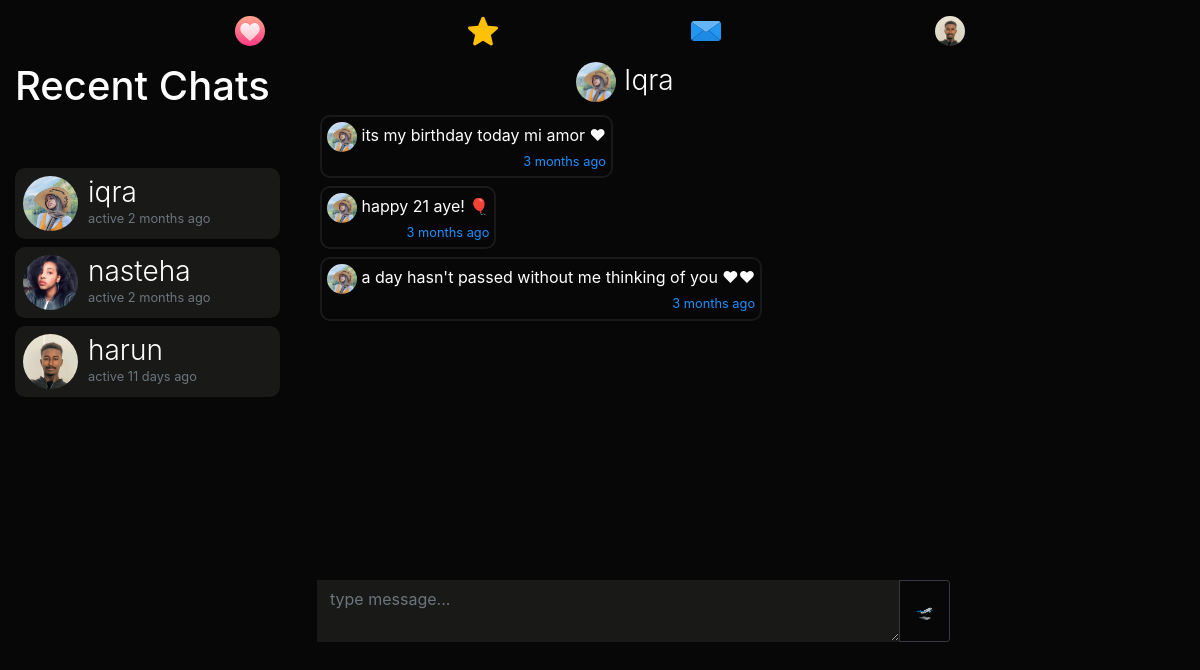
Page /m/iqra (signed in) on the earlier database version.
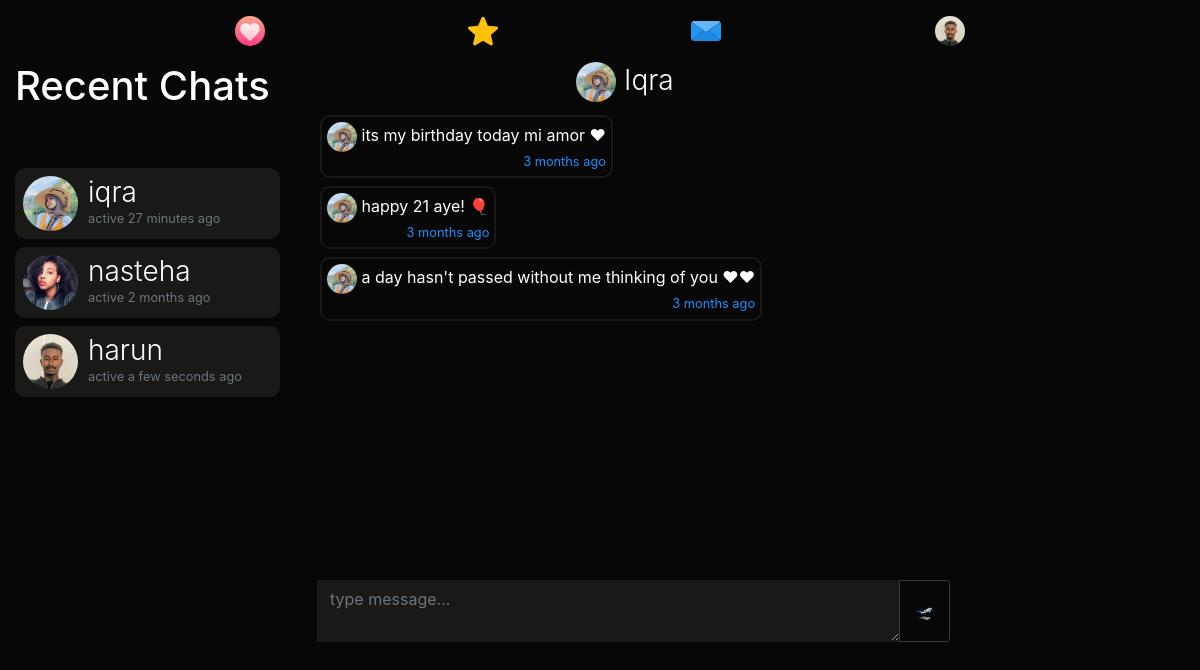
Same page on the later database version.
### dating/models.py (models this page shows, shortened)
class User(db.Model, UserMixin):
	id = db.Column(db.Integer, primary_key=True)
	username = db.Column(db.String(20), unique=True, nullable=False)
	email = db.Column(db.String(120), unique=True, nullable=True)
	dp = db.Column(db.String(20), nullable=False, default='default.jpg')
	dp2 = db.Column(db.String(20), nullable=False, default='flip.png')
	dp3 = db.Column(db.String(20), nullable=False, default='plane.png')
	password = db.Column(db.String(60), nullable=False)
	last_seen = db.Column(db.DateTime, default=datetime.utcnow)
	date_joined = db.Column(db.DateTime, nullable=False, default=datetime.utcnow)
	department = db.Column(db.String(20), nullable=False)
	student_number = db.Column(db.Integer(), unique=True, nullable=True)
	age = db.Column(db.DateTime, nullable=False)
	gender = db.Column(db.String(20), nullable=False)
	country = db.Column(db.String(20), default="Cyprus", nullable=True)
	bio = db.Column(db.String(120), nullable=True)
	private = db.Column(db.Boolean, default=False, nullable=False)
	snapchat = db.Column(db.String(20), default="snapchat", nullable=True)
	instagram = db.Column(db.String(20), default="instagram", nullable=True)
	followed = db.relationship(
		'User', secondary=followers,
		primaryjoin=(followers.c.follower_id == id),
		secondaryjoin=(followers.c.followed_id == id),
		backref=db.backref('followers', lazy='dynamic'), lazy='dynamic')
	messages_sent = db.relationship('Message',
									foreign_keys='Message.sender_id',
									backref='author', lazy='dynamic')
	messages_received = db.relationship('Message',
										foreign_keys='Message.recipient_id',
										backref='recipient', lazy='dynamic')
	last_message_read_time = db.Column(db.DateTime)
	def new_messages(self):
		last_read_time = self.last_message_read_time or datetime(1900, 1, 1)
		return Message.query.filter_by(recipient=self).filter(
			Message.timestamp > last_read_time).count()

class Message(db.Model):
	id = db.Column(db.Integer, primary_key=True)
	sender_id = db.Column(db.Integer, db.ForeignKey('user.id'))
	recipient_id = db.Column(db.Integer, db.ForeignKey('user.id'))
	body = db.Column(db.Text) #db.String(140)
	timestamp = db.Column(db.DateTime, index=True, default=datetime.utcnow)

### dating/routes.py (the view)
@app.route('/m/<recipient>', methods=['GET', 'POST'])
@login_required
def message(recipient):
	current_user.last_message_read_time = datetime.utcnow()
	db.session.commit()
	recipient = recipient.lower()
	user = User.query.filter_by(username=recipient).first_or_404()
	current_user.last_message_read_time = datetime.utcnow()
	db.session.commit()
	form = MessageForm()
	if form.validate_on_submit():
		msg = m(author=current_user, recipient=user, body=form.message.data)
		db.session.add(msg)
		db.session.commit()
		flash('Your message has been sent.', 'success')
		return redirect(url_for('message', recipient=recipient))
	sent = current_user.messages_sent.filter_by(recipient_id=user.id)
	received = current_user.messages_received.filter_by(sender_id=user.id)
	messages = sent.union(received).order_by(m.timestamp.asc())
	messages_received = current_user.messages_received.order_by(m.timestamp.desc())
	messages_sent = current_user.messages_sent.order_by(m.timestamp.desc())
	recent_chats = list()
	for message in messages_received:
		recent_chats.append(message.author)
	for message in messages_sent:
		recent_chats.append(message.recipient)
	recent_chats = list(dict.fromkeys(recent_chats))
	return render_template('send_message.html', recipient=recipient, title="Chat with " + recipient.title() , user=user, form=form, messages=messages, recent_chats=recent_chats)

### dating/forms.py
class MessageForm(FlaskForm):
    message = TextAreaField((''), validators=[DataRequired()]) #Length(min=0, max=140)
    submit = SubmitField('🛫')

### dating/models.py (called while the page is built)
@login_manager.user_loader
def load_user(user_id):
	return User.query.get(int(user_id))

### dating/routes.py (called while the page is built)
@app.before_request
def before_request():
	if current_user.is_authenticated:
		current_user.last_seen = datetime.utcnow()
		db.session.commit()

### dating/templates/send_message.html (shortened to what this page needs)
{% extends "layout.html" %}
{% block content %}
<div class="container-fluid">
  <div class="row">
    <div class="col-lg-3 d-none d-lg-block position-fixed">
       <h1>
        Recent Chats
         {% set new_messages = current_user.new_messages() %}<span id="message_count" class="badge badge-warning"style="visibility: {% if new_messages %}visible{% else %}hidden {% endif %};">{{ new_messages }}</span></a>
      </h1>
      <div style="overflow:auto;height:500px;padding-right:5px;">
      {% for person in recent_chats %}
      <a href="{{ url_for('message',recipient=person.username) }}" style="text-decoration:none;">
      <header class="mb-2">
        <img src="{{ url_for('static', filename='profile_pics/' + person.dp) }}" alt="default profile" class="profile-thumbnail">
        <div class="profile-name">
          <h3>{{person.username}}</h3>
          <small class="text-muted">active {{ moment(person.last_seen).fromNow() }}</small>
        </div>
      </header>
      </a>
      {% endfor %}
    </div>
</div>
    <div class="col-lg-7 offset-lg-3">
      <h3 style="text-align:center;margin-left:-50px;">
        <img src="{{ url_for('static', filename='profile_pics/' + user.dp) }}" alt="default profile" style="width:40px;height:40px;border-radius:50%;">
        <a href="{{url_for('user_posts', username=recipient)}}" style="color:#fff;">{{user.username.title()}}
           </a></h3>
           <div style="overflow-y:auto;height:460px;padding:5px;">
      {% for message in messages %}
          <p class="mb-2"
          style="
          {% if message.author == current_user%}
            text-align:left;padding:5px;border-radius:10px;display:inline-block;float:right;clear:both;max-width:75%;background:#191917;
          {%else%}
            text-align:left;padding:5px;border-radius:10px;display:inline-block;max-width:75%;border:2px solid #191917;
          {% endif %}">
          {% if message.author != current_user %}
          <img src="{{ url_for('static', filename='profile_pics/' + message.author.dp) }}" alt="profile pic" title="{{message.author.username.lower()}}" style="width:30px;height:30px;border-radius:50%">
          {% endif %}
          {{message.body | safe | urlize(40, target='_blank')}}
          <br>
          <small style="display:inline-block;float:right;">{{ moment(message.timestamp).fromNow() }}</small>
        </p>
        <br>
        {% endfor %}
        </div>
      <div class="post" style="background:none;padding:2px;width:95%;">
          <form method="POST" action="" enctype="multipart/form-data">
            <div class="input-group mt-2 mr-2" style="overflow:hidden">
              {% if form.message.errors %}
                {{ form.message(class="form-control border-0 rounded-0 resize-none dark-theme border border-dark", placeholder="type message...") }}
                <div class="invalid-feedback">
                  {% for error in form.message.errors %}
                    <span>{{ error }}</span>
                  {% endfor %}
                </div>
                  {% else %}
                    {{ form.message(class="form-control border-0 rounded-0 resize-none dark-theme border border-dark", placeholder="type message...") }}
                  {% endif %}
                  <div class="input-group-append">
                    {{ form.submit(class="btn btn-outline-dark btn-sm p-3") }}
                  </div>
              </div>
          </form>
  </div>
</div>
{% endblock content %}

### dating/templates/layout.html (shortened to what this page needs)
<!doctype html>
<html lang="en">
  <head>
    <link rel="stylesheet" href="https://stackpath.bootstrapcdn.com/bootstrap/4.3.1/css/bootstrap.min.css">
    <link rel="stylesheet" type="text/css" href="{{ url_for('static', filename='main.css') }}">
  </head>
  <body>
<nav class="navbar navbar-expand-md navbar-dark sticky-top justify-content-center d-none d-lg-block">
   <ul class="nav">
    <li {% if '/home' == request.path %}  class="active" {% endif %}>
      <a href="{{url_for('home')}}"><img src="{{ url_for('static', filename='resources/' + 'swipe.svg') }}" style="width:30px;height:30px;"></a>
    </li>
    <li {% if '/discover' == request.path %}  class="active" {% endif %}>
      <a href="{{url_for('discover')}}"><img src="{{ url_for('static', filename='resources/' + 'like.svg') }}" style="width:30px;height:30px;"></a>
    </li>
    <li {% if '/messages' == request.path %}  class="active" {% endif %}>
      <a href="{{url_for('messages')}}">
        <img src="{{ url_for('static', filename='resources/' + 'message.svg') }}" style="width:30px;height:30px;">
      </a>
    </li>
    <li>
      <a href="{{url_for('user_posts', username=current_user.username)}}">
        {% if current_user.is_authenticated %}
          <img src="{{ url_for('static', filename='profile_pics/' + current_user.dp) }}" style="width:30px;height:30px;border-radius:50%">
        {% else %}
        <img src="https://www.flaticon.com/premium-icon/icons/svg/3133/3133799.svg" style="width:30px;height:30px;">
        {% endif %}
      </a>
    </li>
</ul>
</nav>
  {% block content %} {% endblock %}
  </body>
</html>

### dating/static/main.css (style rules this page uses)
body { background:#070707; color:#fff; }
nav { background:#070707; }
small { color: #1e90ff; }
h3 { font-weight: 300; }
header { display: flex; flex-direction: row; color:#fff; background:#191917; border-radius:10px; padding:8px; cursor:pointer; }
header .profile-thumbnail { width: 55px; height: 55px; border-radius: 50%; }
header .profile-name { display: flex; flex-direction:column; margin-left: 10px; }
header h3, header h4 { display: flex; margin: 0; }
.post { background:#191917; border-radius:10px; padding:7px; }
.dark-theme { background: #191917; color: #fff; border:1px solid #191917 !important; }

### dating/templates/layout.html (style rules this page uses)
ul.nav { width:80%; margin:0 auto; padding:0; list-style:none; background-color:none; text-align:center; font-family: sans-serif; }
.nav li { display:inline-block; width:25%; margin:0; padding:0; }
.nav a { text-align:center; padding:8px 0 8px 0; margin:0; display:block; text-decoration:none; color: #fff; }
ul.nav li:first-child a { border:none; }
ul.nav li:last-child a { border:none; }

Differences in the rows shown:
changed User "harun": last_seen "11 days ago" → "a few seconds ago"
changed User "iqra": last_seen "2 months ago" → "27 minutes ago"
